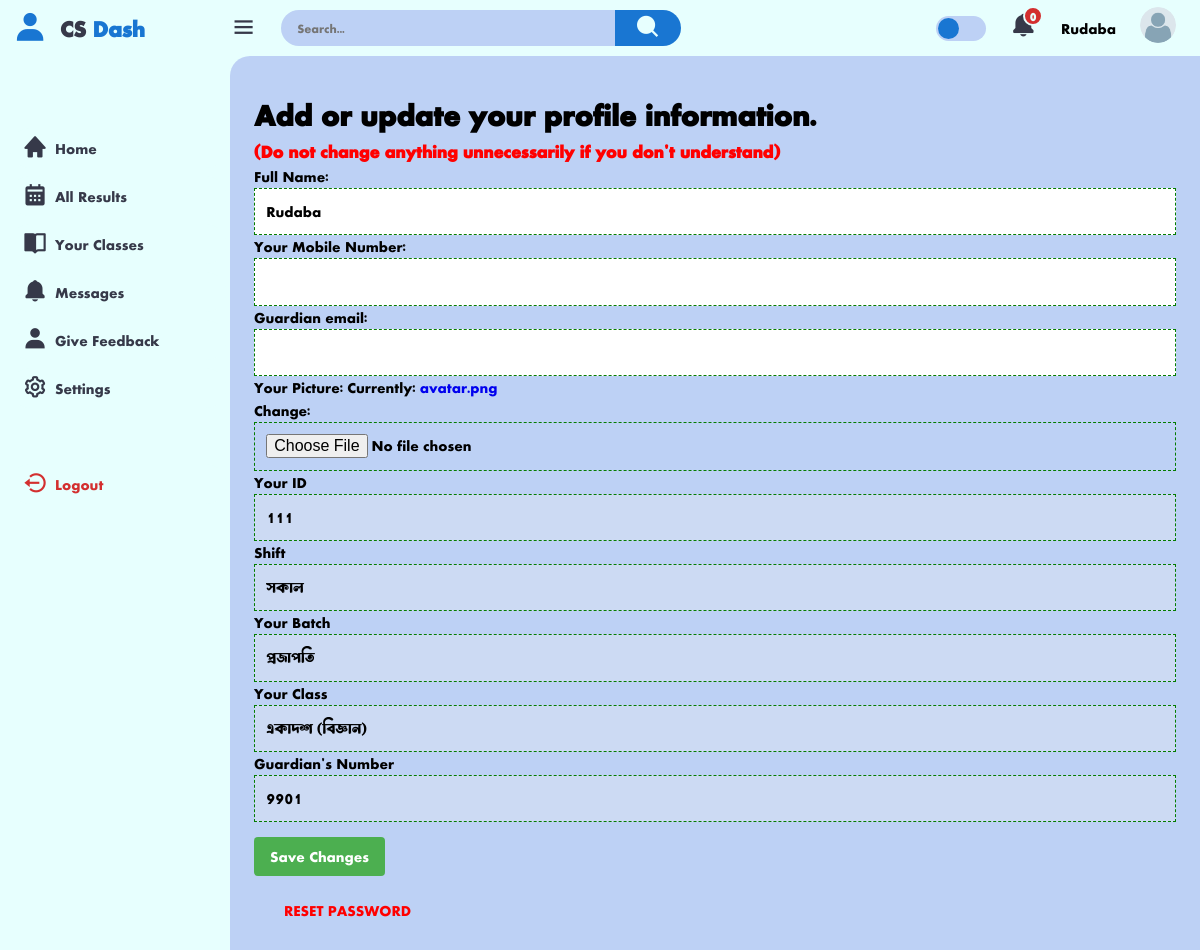
/profile/settings/ (signed in), run on the app's committed database.
### users/models.py (models this page shows, shortened)
class CustomUser(AbstractUser):
    username = None
    email = models.EmailField("email_address", unique=True, max_length=354)
    phone_number = models.CharField(max_length=15, blank=True, null=True)
    ROLE_CHOICES = [
        ('student', 'Student'),
        ('teacher', 'Teacher'),
        ('guardian', 'Guardian'),
    ]
    role = models.CharField(max_length=10, choices=ROLE_CHOICES)
    USERNAME_FIELD = "email"
    REQUIRED_FIELDS = ['phone_number']
    objects = CustomManager()
    class Meta:
        verbose_name_plural = "User Account *VIP*"

class Student(models.Model):
    user = models.OneToOneField(CustomUser, on_delete=models.CASCADE)
    basic_step_of_reg = models.BooleanField(default=False)
    choose_subjects = models.BooleanField(default=False)
    s_approval = models.BooleanField(default=False)
    guardian_phone_is_verified = models.BooleanField(default=False)
    s_name = models.CharField(max_length=170, null=True, blank=True)
    shift = models.ForeignKey(Shift, on_delete=models.CASCADE, null=True, blank=True)
    batch = models.ForeignKey(Batch, on_delete=models.CASCADE, null=True, blank=True)
    profile_pic = models.ImageField(upload_to="student", default='avatar.png')
    class_subjects = models.ForeignKey(ClassWithSubject, on_delete=models.CASCADE, null=True, blank=True)
    s_id = models.IntegerField(null=True, blank=True)
    guardian_phone = models.CharField(max_length=15)
    your_subjects = MultiSelectField(max_length=170, null=True, blank=True)
    s_phone = models.CharField(max_length=15, blank=True, null=True)
    guardian_email = models.EmailField(max_length=100, blank=True, null=True)
    created_at = models.DateTimeField(auto_now_add=True)
    updated_at = models.DateTimeField(auto_now=True)
    def __init__(self, *args, **kwargs):
        super(Student, self).__init__(*args, **kwargs)
        if self.class_subjects:
            self._meta.get_field('your_subjects').choices = [
                (subject.name.lower(), subject.name) for subject in self.class_subjects.subjects.all()
            ]
        else:
            self._meta.get_field('your_subjects').choices = [
                ('math', 'math')
            ]
    class Meta:
        verbose_name_plural = "User (Student)"

class Shift(models.Model):
    shift_name = models.CharField(max_length=50)
    def __str__(self):
        return f"{self.shift_name}"
    class Meta:
        verbose_name_plural = "Create Shift"

class Batch(models.Model):
    shift = models.ForeignKey(Shift, on_delete=models.CASCADE)
    batch_name = models.CharField(max_length=50)
    class_start = models.TimeField(auto_now=False, auto_now_add=False, null=True, blank=True)
    class_end = models.TimeField(auto_now=False, auto_now_add=False, null=True, blank=True)
    max_seat = models.IntegerField(default=35)
    total_available_seats = models.IntegerField(default=35, null=True, blank=True)
    class Meta:
        verbose_name_plural = "Create Batch"

class ClassWithSubject(models.Model):
    s_class = models.CharField(max_length=50, choices=class_for_student, null=True, blank=True)
    subjects = models.ManyToManyField(Subjects)
    def __str__(self):
        return self.s_class
    class Meta:
        verbose_name_plural = "Select Subject by Class"

### home/views.py (the view, shortened to what this page needs)
# urls.py: path('profile/settings/', edit_profile, name='edit_profile'),
@login_required(login_url='userlogin')
def edit_profile(request):
    if request.user.role == 'student':
        student = request.user.student
        if request.method == 'POST':
            form = StudentEditForm(request.POST, request.FILES, instance=student)
            if form.is_valid():
                form.save()
                messages.success(request, 'Your profile has been updated successfully')
                return redirect('edit_profile')
            else:
                messages.error(request, 'Please correct the errors below.')
        else:
            form = StudentEditForm(instance=student)
        return render(request, 'student/dash_settings.html', {'form': form, 'student': student})

### home/forms.py
class StudentEditForm(forms.ModelForm):
    class Meta:
        model = Student
        fields = [
            's_name',
            's_phone',
            'guardian_email',
            'profile_pic',
        ]
        labels = {
            's_name': 'Full Name',
            'profile_pic': 'Your Picture',
            's_id': 'Your ID',
            's_phone': 'Your Mobile Number',
        }
    def __init__(self, *args, **kwargs):
        super(StudentEditForm, self).__init__(*args, **kwargs)
        for field_name in self.fields:
            self.fields[field_name].widget.attrs['class'] = 'input-field'

### home/public.py (called while the page is built, shortened)
def common_data(request):
    try:
        if request.user.role == "student":
            try:
                unviewed_msg_std = MessageForStudent.objects.filter(message_for = request.user.student, visited = False).count()
            except:
                unviewed_msg_std = 0
            context = {
                'unviewed_msg_std' : unviewed_msg_std,
            }
        else:
            context={}
    except:
        context = {}
    return context

### templates/student/dash_settings.html (shortened to what this page needs)
{% extends 'student/dash_base.html' %}
{% load static %}
{% block content %}
<div class="recent-orders">
  <h1>Add or update your profile information.</h1>
  <span style="color:red;"><h3>(Do not change anything unnecessarily if you don't understand)</h3></span>
  <form method="POST" enctype="multipart/form-data">
  {% for f in form  %}
  {{ f.label_tag }}
  {{ f }}
  {% endfor %}
  <p>Your ID</p>
    <input class="input-field" type="text" value="{{user.student.s_id}}" disabled>
  <p>Shift</p>
    <input class="input-field" type="text" value="{{user.student.shift}}" disabled>
  <p>Your Batch</p>
    <input class="input-field" type="text" value="{{user.student.batch.batch_name}}" disabled>
  <p>Your Class</p>
    <input class="input-field" type="text" value="{{user.student.class_subjects}}" disabled>
  <p>Guardian's Number</p>
    <input class="input-field" type="text" value="{{user.student.guardian_phone}}" disabled>
    <button type="submit" class="edit-button">Save Changes</button>
  </form>
</div>
<br>
  <a style="color: red; margin-left:30px;" href="{% url "change_password" %}">
     RESET PASSWORD
  </a>
  <br>
  <br>
{% endblock content %}

### templates/student/dash_base.html (shortened to what this page needs)
{% load static %}
<!DOCTYPE html>
<html lang="en">
<head>
    <link href='https://unpkg.com/boxicons@2.1.4/css/boxicons.min.css' rel='stylesheet'>
    <link rel="stylesheet" href="{% static 'css/d.css' %}">
</head>
<body>
    <div class="sidebar">
        <a href="{% url "student_dashb" 'home' %}" class="logo">
            <i class='bx bxs-user'></i>
            <div class="logo-name"><span> CS</span> Dash</div>
        </a>
        <ul class="side-menu">
            {% url 'student_dashb' page='home' as home %}
            {% url 'student_dashb' page='result' as result %}
            {% url 'student_dashb' page='class' as class %}
            {% url 'student_dashb' page='message' as message %}
            {% url 'student_dashb' page='feedback' as feedback %}
            {% url 'student_dashb' page='settings' as settings %}
            <li class="{% if request.path == home %}active{% endif %}">
                <a href="{% url 'student_dashb' page='home' %}"><i class='bx bxs-home'></i> Home </a>
            </li>
            <li class="{% if request.path == result %}active{% endif %}">
                <a href="{% url 'student_dashb' page='result' %}"><i class='bx bxs-calendar'></i>All Results</a>
            </li>
            <li class="{% if request.path == class %}active{% endif %}">
                <a href="{% url 'student_dashb' page='class' %}"><i class='bx bxs-book-open'></i>Your Classes</a>
            </li>
            <li class="{% if request.path == message %}active{% endif %}">
                <a href="{% url 'student_dashb' page='message' %}"><i class='bx bxs-bell'></i>Messages </a>
            </li>
            <li class="{% if request.path == feedback %}active{% endif %}">
                <a href="{% url 'student_dashb' page='feedback' %}"><i class='bx bxs-user'></i>Give Feedback </a>
            </li>
            <li class="{% if request.path == settings %}active{% endif %}">
                <a href="{% url 'student_dashb' page='settings' %}"><i class='bx bx-cog ' ></i>Settings</a>
            </li>
        </ul>
        <ul class="side-menu">
            <li>
                <a href="{% url "logout" %}" class="logout">
                    <i class='bx bx-log-out-circle' ></i>
                    Logout
                </a>
            </li>
        </ul>
  </div>
    <div class="content">
        <nav>
            <i class='bx bx-menu'></i>
            <form action="#">
                <div class="form-input">
                    <input type="search" placeholder="Search...">
                    <button class="search-btn" type="submit"><i class='bx bxs-search'></i></button>
                </div>
            </form>
            <label for="theme-toggle" class="theme-toggle"></label>
            <a href="{% url "student_dashb" 'message' %}" class="notif">
                {% if unviewed_msg_std == 0 %}
                <i class='bx bxs-bell'></i>
                {% else %}
                <i class='bx bxs-bell bx-tada'></i>
                {% endif %}
                <span class="count">{{unviewed_msg_std}}</span>
            </a>
            {{request.user.student.s_name}}
            <a href="{% url "student_dashb" 'settings' %}" class="profile">
                <img src="{{request.user.student.profile_pic.url}}">
            </a>
        </nav>
        <main>
            {% block content %}{% endblock %}
        </main>
    </div>
</body>
</html>

### static/css/d.css (style rules this page uses)
:root { --light: rgb(231, 255, 254); --primary: #1976D2; --light-primary: #CFE8FF; --grey: #bdd1f5; --dark-grey: #AAAAAA; --dark: #363949; --danger: #D32F2F; --light-danger: #FECDD3; --warning: #FBC02D; --light-warning: #FFF2C6; --success: #388E3C; --light-success: #BBF7D0; }
* { margin: 0; padding: 0; box-sizing: border-box; font-family: english, sans-serif; }
.bx { font-size: 1.7rem; }
a { text-decoration: none; }
li { list-style: none; }
html { overflow-x: hidden; }
body { background: var(--grey); overflow-x: hidden; }
.sidebar { position: fixed; top: 0; left: 0; background: var(--light); width: 230px; height: 100%; z-index: 2000; overflow-x: hidden; scrollbar-width: none; transition: all 0.3s ease; }
.sidebar .logo { font-size: 24px; font-weight: 700; height: 56px; display: flex; align-items: center; color: var(--primary); z-index: 500; padding-bottom: 20px; box-sizing: content-box; }
.sidebar .logo .logo-name span { color: var(--dark); }
.sidebar .logo .bx { min-width: 60px; display: flex; justify-content: center; font-size: 2.2rem; }
.sidebar .side-menu { width: 100%; margin-top: 48px; }
.sidebar .side-menu li { height: 48px; background: transparent; margin-left: 6px; border-radius: 48px 0 0 48px; padding: 4px; }
.sidebar .side-menu li a i { margin-left: 5px; text-align: center; }
.sidebar .side-menu li a { width: 100%; height: 100%; background: var(--light); display: flex; align-items: center; border-radius: 48px; font-size: 16px; color: var(--dark); white-space: nowrap; overflow-x: hidden; transition: all 0.3s ease; font-family: english; }
.sidebar .side-menu li a .bx { min-width: calc(60px - ((4px + 6px) * 2)); display: flex; font-size: 1.6rem; justify-content: center; }
.sidebar .side-menu li a.logout { color: var(--danger); }
.content { position: relative; width: calc(100% - 230px); left: 230px; transition: all 0.3s ease; }
.content nav { height: 56px; background: var(--light); padding: 0 24px 0 0; display: flex; align-items: center; grid-gap: 24px; position: sticky; top: 0; left: 0; z-index: 1000; }
.content nav::before { content: ""; position: absolute; width: 40px; height: 40px; bottom: -40px; left: 0; border-radius: 50%; box-shadow: -20px -20px 0 var(--light); }
.content nav a { color: var(--dark); }
.content nav .bx.bx-menu { cursor: pointer; color: var(--dark); }
.content nav form { max-width: 400px; width: 100%; margin-right: auto; }
.content nav form .form-input { display: flex; align-items: center; height: 36px; }
.content nav form .form-input input { flex-grow: 1; padding: 0 16px; height: 100%; border: none; background: var(--grey); border-radius: 36px 0 0 36px; outline: none; width: 100%; color: var(--dark); }
.content nav form .form-input button { width: 80px; height: 100%; display: flex; justify-content: center; align-items: center; background: var(--primary); color: var(--light); font-size: 18px; border: none; outline: none; border-radius: 0 36px 36px 0; cursor: pointer; }
.content nav .notif { font-size: 20px; position: relative; }
.content nav .notif .count { position: absolute; top: -6px; right: -6px; width: 20px; height: 20px; background: var(--danger); border-radius: 50%; color: var(--light); border: 2px solid var(--light); font-weight: 700; font-size: 12px; display: flex; align-items: center; justify-content: center; }
.content nav .profile img { width: 36px; height: 36px; object-fit: cover; border-radius: 50%; }
.content nav .theme-toggle { display: block; min-width: 50px; height: 25px; background: var(--grey); cursor: pointer; position: relative; border-radius: 25px; }
.content nav .theme-toggle::before { content: ""; position: absolute; top: 2px; left: 2px; bottom: 2px; width: calc(25px - 4px); background: var(--primary); border-radius: 50%; transition: all 0.3s ease; }
.content main { width: 100%; padding: 36px 24px; max-height: calc(100vh - 56px); }
.input-field { width: 100%; padding: 0.7rem; border: 1px dashed rgb(4, 124, 0); border-radius: 0px; font-size: 1rem; color: var(--color-dark-variant); }
.edit-button { margin-top: 15px; background-color: #4CAF50; color: white; padding: 0.5rem 1rem; border: none; border-radius: 4px; cursor: pointer; font-size: 1rem; transition: background-color 0.3s ease; }

### data on the page
CustomUser: user.student.s_name "Rudaba", user.student.profile_pic (placeholder picture), student.s_id "111", student.shift "সকাল", student.batch.batch_name "প্রজাপতি", student.class_subjects "একাদশ (বিজ্ঞান)", student.guardian_phone "9901"
Student: form "Rudaba"

### other printed values
{{ unviewed_msg_std }} "0"
{{ f.label_tag }} "Full Name:" "Your Mobile Number:" "Guardian email:" "Your Picture:"
